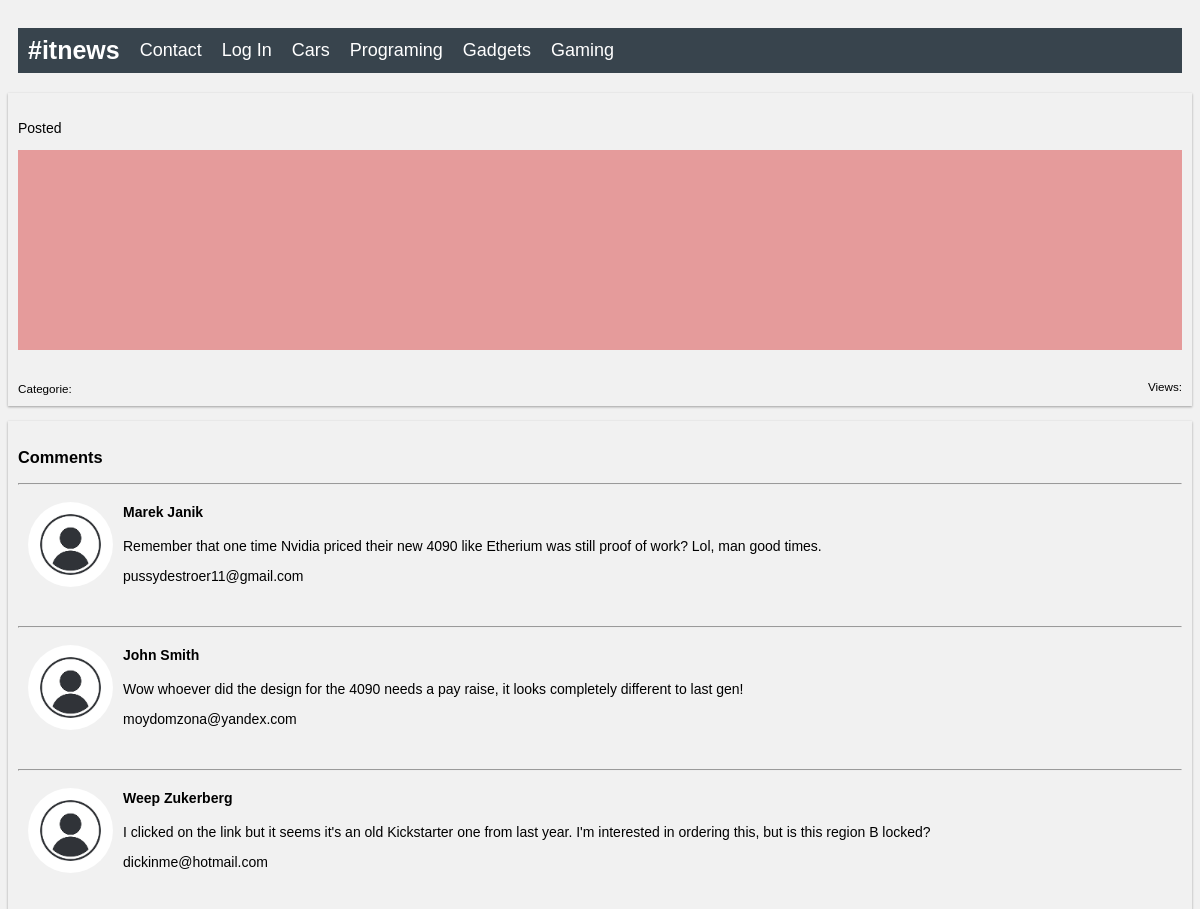
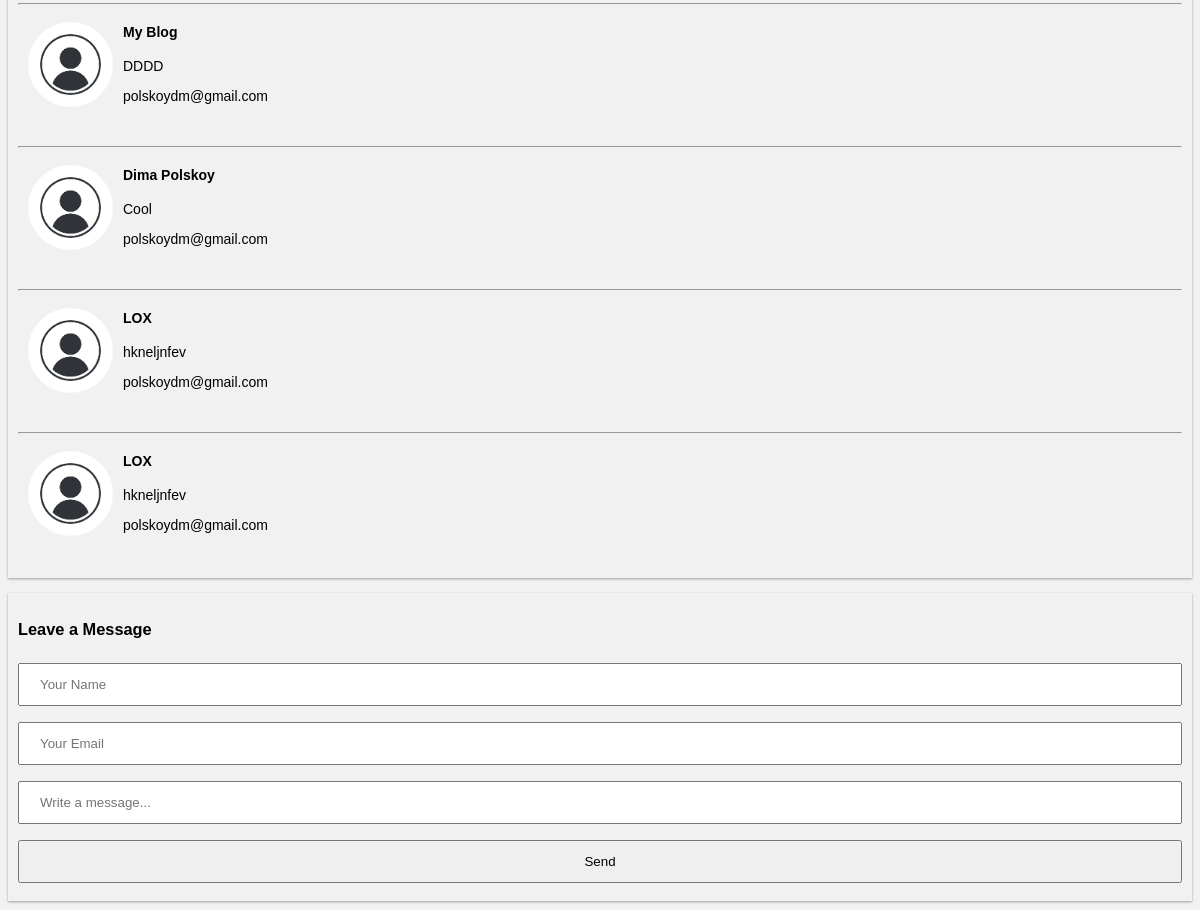
/details.php, run on the app's committed database (2 pictures, top to bottom).
### tables this page shows
CREATE TABLE IF NOT EXISTS `articles_categories` (
  `id` int(11) NOT NULL AUTO_INCREMENT,
  `title` varchar(255) NOT NULL,
  PRIMARY KEY (`id`)
);

CREATE TABLE IF NOT EXISTS `comments` (
  `id` int(11) NOT NULL AUTO_INCREMENT,
  `name` varchar(100) NOT NULL,
  `email` varchar(100) NOT NULL,
  `text` text NOT NULL,
  PRIMARY KEY (`id`)
);

### includes/config.php (called while the page is built, shortened)
<?php
$config = array(
    'title' => '#itnews',
    'owner' => 'Dmitry Polskoy',
    'linkedin' => 'https://www.linkedin.com/in/dmitry-polskoy-a46103177/',
    'facebook' => 'https://www.facebook.com/polskoydm',
    'github' => 'https://github.com/AAAxis/',
    'db' => array(
    'server' => 'sql104.epizy.com',
    'username' => '	sql104.epizy.com',
    'password' => 'NYxCJshfrdb',
    'name' => 'epiz_32704195_test_blog' )
);

### details.php (the view, shortened to what this page needs)
<!DOCTYPE html>
<html>
    <head>
      <?php require "includes/config.php";?>
      <link rel="stylesheet" href="./media/style.css">
    </head>
  <body>
        <?php include "includes/header.php"; ?>
        <?php
        $articles = mysqli_query($connection, "SELECT * FROM `articles` WHERE `id` =". (int)$_GET['id']);
       ?>
        <div class="container">
          <?php
           $art = mysqli_fetch_assoc($articles);
           mysqli_query($connection, "UPDATE `articles` SET `views` = `views` + 1 WHERE `id` = " . (int) $art['id']);
          ?>
          <div  class="block" >
              <p>Posted <?php echo mb_substr ($art['pubdate'], 0, 11, 'utf-8'); ?></p>
              <div class="fakepost" style="height:200px;">
              <img src="../static/images/<?php echo $art['image']; ?>" style="height:200px" alt="<?php echo $art['title']; ?>" ></div><br>
              <?php
              $art_cat = false;
            ?>
            <small>Categorie: <a href="/categorie.php?id=<?php echo $art_cat['id'];?>"><?php echo $art_cat['title']; ?></a></small>
       <small style="float:right;">Views: <?php echo $art['views']; ?></small><br>
        </div>
        </div>
        <div class="block" >
        <h3>Comments</h3>
          <?php
          $comments = mysqli_query($connection, "SELECT * FROM `comments` ORDER BY `id`");
          while( $com = mysqli_fetch_assoc($comments) )
          {
          ?>
          <div class="small">
          <hr>
          <img id ='small-image' src='/media/download.png'>
          <div id="small-bio">
          <h4><?php echo $com['name']; ?></h4>
          <p> <?php echo $com['text']; ?><br>
          <p> <?php echo $com['email']; ?><br>
              </div>
              </div>
              <br>
         <?php
            }
            ?>
         </div>
         <div class="block" id="comment-form">
         <h3>Leave a Message</h3>
            <form action="#comment-form" method="POST" >
            <input type="text" name="name" placeholder="Your Name"  >
            <br>
            <input type="email" name="email" placeholder="Your Email"  >
            <br>
            <input type="text" name="text" placeholder="Write a message..." >
            <br>
            <input name="submit" type="submit" value="Send">
            </form>
        </div>
  </body>
</html>

### includes/header.php (shortened to what this page needs)
<?php
require "includes/config.php";
?>
    <?php
    $categories = mysqli_query($connection, "SELECT * FROM `articles_categories`");
    ?>
    <div class="header">
    <nav>
        <ul>
        <li><a href="/" class="logo"><?php echo $config['title']; ?></a></li>
        <li><a href="/pages/support.php">Contact</a></li>
        <li><a href="/pages/login.php">Log In</a></li>
        <?php
        foreach( $categories as $cat )
        {
            ?>
            <li><a href="/categorie.php?id=<?php echo $cat['id']; ?>"><?php
            echo $cat['title']; ?></a></li>
            <?php
        }
        ?>
        </ul>
    </div>

### media/style.css (style rules this page uses)
* { box-sizing: border-box; }
a { text-decoration: none; }
body { font-family: Arial; background: #f1f1f1; }
input { width: 100%; padding: 12px 20px; margin: 8px 0; box-sizing: border-box; }
.fakepost { background-color: rgba(224, 120, 120, 0.705); width: 100%; padding: 20px; }
.block { padding: 10px; font-size: 14px; box-shadow: 0 1px 3px rgba(0,0,0,0.12), 0 1px 2px rgba(0,0,0,0.24); border-top: 50px; margin-bottom: 15px; }
.small { height: 120px; }
.small img { margin-right: 20px; float:left; }
.small #small-image { display: flex; object-fit: cover; border-radius: 50%; height: 85px; width: 85px; margin: 10px; }
ul { list-style-type: none; margin: 0; padding: 0; overflow: hidden; background-color: #38444d; }
li { float: left; }
.header { overflow: hidden; padding: 20px 10px; }
.header a { float: left; color: white; text-align: center; padding: 10px; text-decoration: none; font-size: 18px; line-height: 25px; }
.header a.logo { font-size: 25px; font-weight: bold; }

### data on the page
articles_categories: title "Cars"
articles_categories: title "Programing"
articles_categories: title "Gadgets"
articles_categories: title "Gaming"
comments: name "Marek Janik", text "Remember that one time Nvidia priced their new 4090 like Etherium was still proof of work? Lol, man good times.", email "pussydestroer11@gmail.com"
comments: name "John Smith", text "Wow whoever did the design for the 4090 needs a pay raise, it looks completely different to last gen!", email "moydomzona@yandex.com"
comments: name "Weep Zukerberg", text "I clicked on the link but it seems it's an old Kickstarter one from last year. I'm interested in ordering this, but is this region B locked?", email "dickinme@hotmail.com"
comments: name "My Blog", text "DDDD", email "polskoydm@gmail.com"
comments: name "Dima Polskoy", text "Cool", email "polskoydm@gmail.com"
comments: name "LOX", text "hkneljnfev", email "polskoydm@gmail.com"
comments: name "LOX", text "hkneljnfev", email "polskoydm@gmail.com"

### other printed values
$config['title'] "#itnews"
